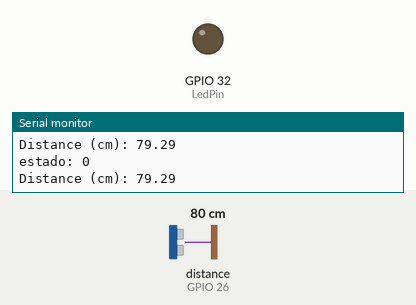
Recording of a sketch running on a simulated ESP32. Shown: output pins drawn as LEDs (lit = HIGH), the last lines printed to the serial monitor. Wiring (inferred from the names in the program): ultrasonic range finder: trigger GPIO 27; echo GPIO 26. The test bench sets the inputs (shaded band); at power-on: distance to the obstacle (sensor on GPIO 26) 80 cm. The echo pulse lasts 58.3 µs per cm; no MQTT or app messages arrive unless stated; pins used as bus, display or sensor lines are not drawn.

Above: at 1.2 s.
1.3 s: distance to the obstacle (sensor on GPIO 26) set to 21 cm
2.8 s: distance to the obstacle (sensor on GPIO 26) set to 16 cm
At 3.4 s:
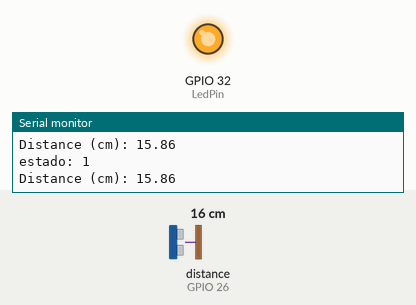
7.5 s: distance to the obstacle (sensor on GPIO 26) set to 35 cm
At 8.0 s:
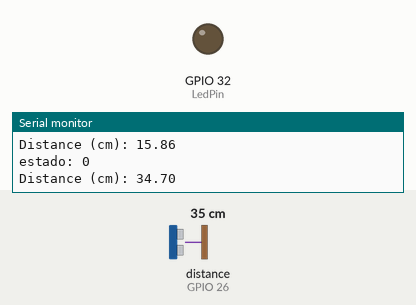
9.1 s: distance to the obstacle (sensor on GPIO 26) set to 9 cm
At 9.6 s:
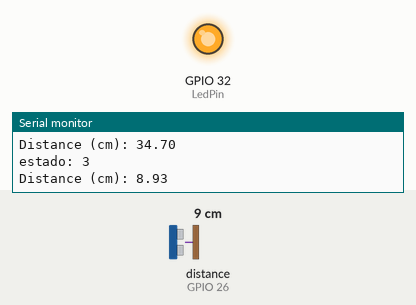
Timing chart, 0 to 11.7 s (numbered marks = the images above; inputs shaded):
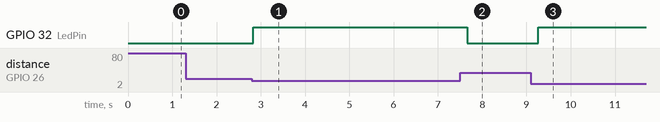

Measured:
- the behaviour switches between 19 and 18 cm on distance to the obstacle (sensor on GPIO 26) (found by bisection; images 0 and 1)
- after the input at 2.8 s, GPIO 32 (LedPin): LOW → HIGH at once
- after the input at 7.5 s, GPIO 32 (LedPin): HIGH → LOW after 0.16 s
- after the input at 9.1 s, GPIO 32 (LedPin): LOW → HIGH after 0.17 s

The sketch:

SA_V6.ino
```cpp
//exemplo base
//referência: https://raw.githubusercontent.com/vinicius0082/esp32-tagoIO/main/exemplos/mpu_esp32_mqtt_tagoIO


//Envio de Dados para tagoIO via MQTT

#include <ArduinoJson.h>
#include "EspMQTTClient.h"

//pinos de entrada e saída
const int trigPin = 27;
const int echoPin = 26;
const int LedPin = 32;

//variáveis para Json
char json_andar[100];

//variáveis internas
#define SOUND_SPEED 0.034
long duration;
float distanceCm;
int valor_andar;
int estado;
int andares;


//configurações da conexão MQTT
EspMQTTClient client
(
  "FIESC_IOT", //nome da sua rede Wi-Fi
  "C6qnM4ag81", //senha da sua rede Wi-Fi
  "mqtt.tago.io",  // MQTT Broker server ip padrão da tago
  "Token",   // username
  "67f1e979-a316-4e8f-984e-89947258b1da",   // Código do Token
  "TestClient",     // Client name that uniquely identify your device
  1883              // The MQTT port, default to 1883. this line can be omitted
);

//EspMQTTClient client("FIESC_IOT", "C6qnM4ag81", "mqtt.tago.io", "Token", "a69fcc1e-31f3-4d0c-9fbe-cf23c920ec6b", "TestClient", 1883 );

//configuração dos pinos
void setup(){
  Serial.begin(115200);
  pinMode(trigPin, OUTPUT);
  pinMode(echoPin, INPUT);
  pinMode(LedPin, OUTPUT);
}

void process_estate(){

  Serial.print("estado: ");
  Serial.println(estado);

  switch (estado)
  {
    case 0:
      Serial.print("Distance (cm): ");
      Serial.println(distanceCm);
      digitalWrite(LedPin, LOW);
      andares = 0;

      valor_andar = andares;
    break;

    case 1:
      Serial.print("Distance (cm): ");
      Serial.println(distanceCm);
      digitalWrite(LedPin, HIGH);
      andares = 1;

      valor_andar = andares;
    break;
    case 2:
      Serial.print("Distance (cm): ");
      Serial.println(distanceCm);
      digitalWrite(LedPin, HIGH);
      andares = 2;

      valor_andar = andares;
    break;

    case 3:
      Serial.print("Distance (cm): ");
      Serial.println(distanceCm);
      digitalWrite(LedPin, HIGH);
      andares = 3;

      valor_andar = andares;
    break;

    default:
    break;
  }

}

void leitura_sinais()
{
  digitalWrite(trigPin, LOW);
  delayMicroseconds(2);
  digitalWrite(trigPin, HIGH);
  delayMicroseconds(10);
  digitalWrite(trigPin, LOW);

  duration = pulseIn(echoPin, HIGH);

  distanceCm = duration * SOUND_SPEED/2;

  if(distanceCm > 0 && distanceCm < 18){
    if(distanceCm < 18 && distanceCm >= 15){
      estado = 1;

    }else if(distanceCm < 15 && distanceCm >= 11){
      estado = 2;

    }else if(distanceCm < 11 && distanceCm >= 6){
      estado = 3;

    }

    process_estate();

  }else{

    estado = 0;
    process_estate();

  }

}

void converte_json()
{
  StaticJsonDocument<300> sjson_andar;

  sjson_andar["variable"] = "andares";
  sjson_andar["value"] = valor_andar;
  serializeJson(sjson_andar, json_andar);
}

void envia_msg()
{
  client.publish("/andares", json_andar);
}

//loop do programa
void loop()
{
  leitura_sinais();
  converte_json();
  envia_msg();

  delay(400);

  client.loop();
}

void processa_msg(const String payload)
{
  StaticJsonDocument<300> msg;

  DeserializationError err = deserializeJson(msg, payload);
  if (err) {
    Serial.print(F("deserializeJson() failed with code "));
    Serial.println(err.f_str());
  }
  Serial.print("var:");
  String var = msg["variable"];
  Serial.println(var);
  if(var == "status")
  {
    Serial.print("value:");
    String val = msg["value"];
    Serial.println(val);
    if(val == "OFF")
      digitalWrite(LedPin, LOW);
    else
      digitalWrite(LedPin, HIGH);
  }

}

// This function is called once everything is connected (Wifi and MQTT)
// WARNING : YOU MUST IMPLEMENT IT IF YOU USE EspMQTTClient
void onConnectionEstablished()
{
   client.subscribe("/envia", [] (const String &payload)  {
   Serial.println(payload);
   processa_msg(payload);
  });
}
```
